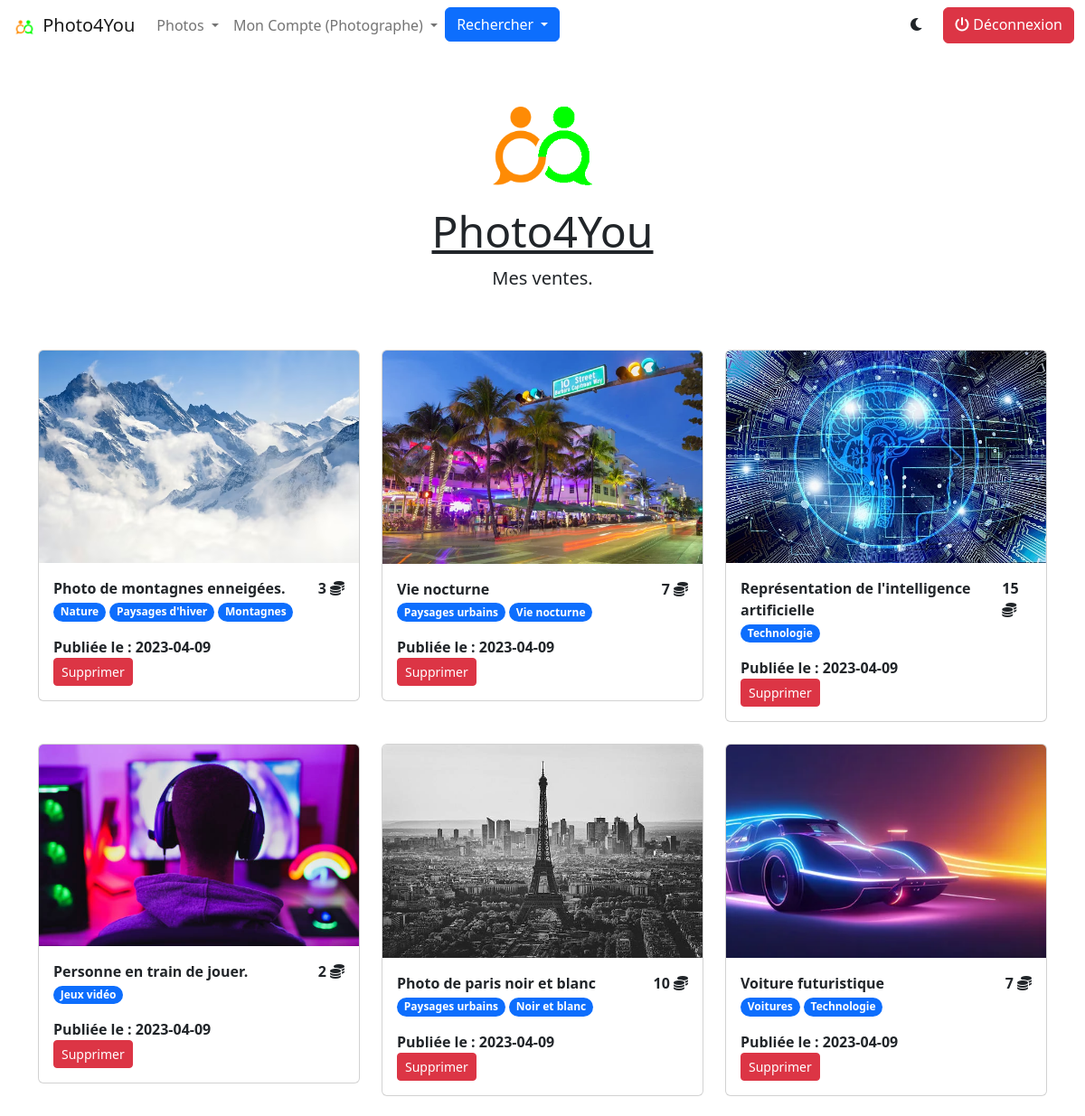
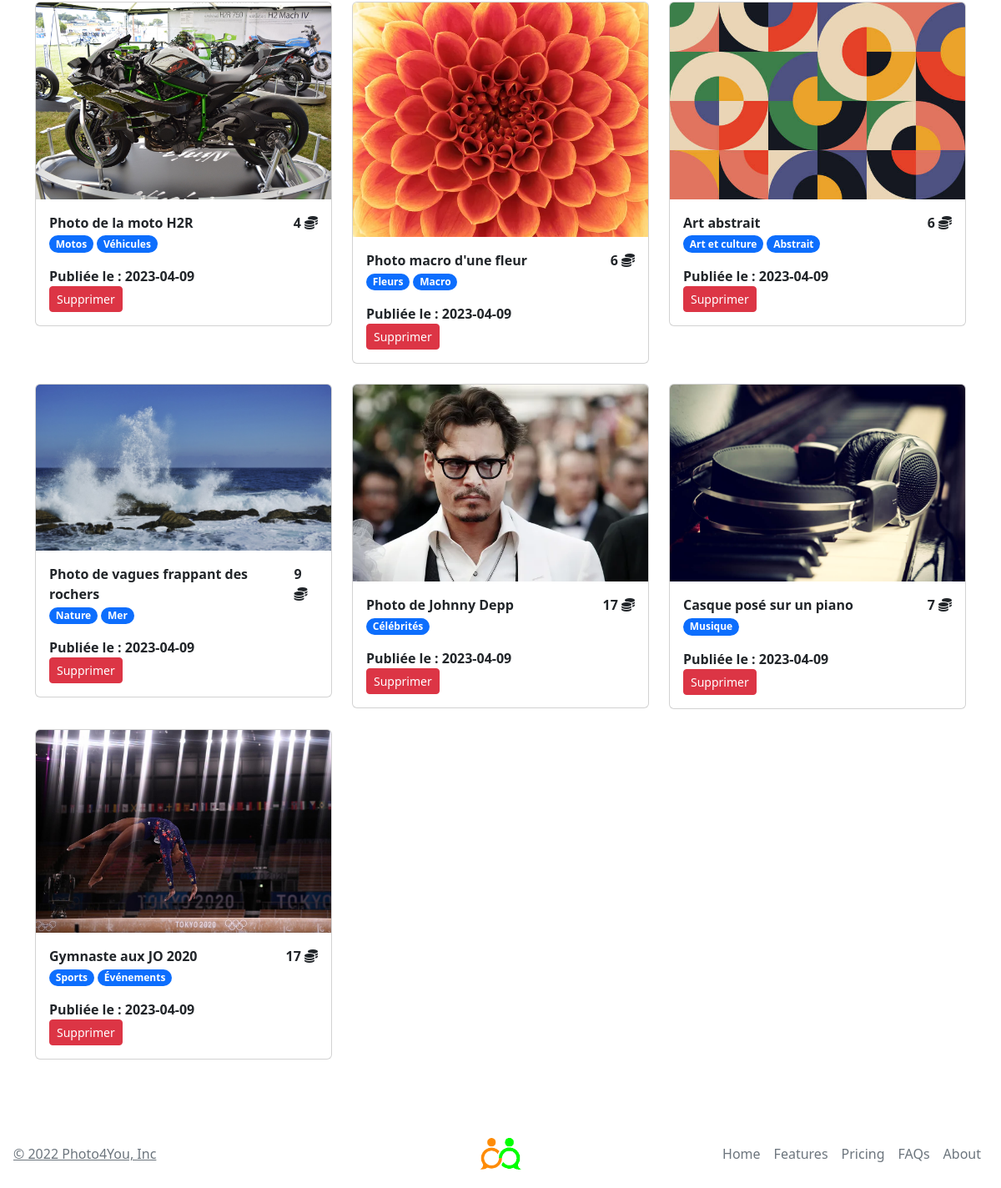
The app's page /mes-ventes.php (signed in) with its own data (2 pictures, top to bottom).
### tables this page shows
CREATE TABLE `photos` (
  `Id` int(11) NOT NULL,
  `Nom` varchar(65) NOT NULL,
  `Description` text NOT NULL,
  `Prix` int(11) NOT NULL,
  `Vendeur` int(11) NOT NULL,
  `Proprietaire` int(11) NOT NULL,
  `Url` varchar(256) NOT NULL,
  `DatePublication` date NOT NULL,
  `DateAcquisition` date DEFAULT NULL,
  `checked` tinyint(1) NOT NULL DEFAULT 0
);

### includes/connection.inc.php (called while the page is built, shortened)
<?php
    $host = "127.0.0.1";
    $db = "photo4you2";
    $user = "root";
    $pass ="";
    try {
        $db = new PDO("mysql:host =$host;dbname=$db;charset=utf8",$user,$pass);
        $db->setAttribute(PDO::ATTR_ERRMODE, PDO::ERRMODE_EXCEPTION);
    } catch (PDOException $e) {
        echo'Echec de la connexion :' .$e->getMessage();
        die();
    }
    include_once("./includes/functions.inc.php");
    $managerPhoto = new PhotoManager($db);
?>

### classes/PhotoManager.class.php (called while the page is built, shortened)
<?php
    class PhotoManager {
        private $_db;
        public function getMesVentes($idVendeur) {
            $req = $this->_db->prepare("SELECT checked,photos.DatePublication, photos.DateAcquisition, photos.Id,Url,photos.Nom, photos.Prix, GROUP_CONCAT(categories.Nom SEPARATOR ', ') AS Categories
                                        FROM photos
                                        JOIN appartenir ON photos.Id = appartenir.Photo
                                        JOIN categories ON categories.Id = appartenir.Categorie
                                        WHERE photos.Vendeur = :mid
                                        AND photos.Vendeur = photos.Proprietaire
                                        GROUP BY photos.Id
                                        ORDER BY checked ASC");
            $req->execute(array(':mid' => $idVendeur));
            return $req->fetchAll(PDO::FETCH_ASSOC);
        }
        public function setDb(PDO $db) {
            $this->_db = $db;
        }
    }
?>

### mes-ventes.php (the view, shortened to what this page needs)
<?php
    include_once("./includes/connection.inc.php");
    $listePhotos = $managerPhoto->getMesVentes(htmlspecialchars($_SESSION['id']));
    include_once("./includes/header.inc.php");
    echo generationEntete("Photo4You", "Mes ventes.");
?>
    <div class="album py-5">
        <div class="container">
            <div class="row">
                <?php foreach ($listePhotos as $photo) { $categorieList = explode(", ",$photo['Categories']); ?>
                <div class="col-md-4 fw-bolder grow">
                    <div class="card mb-4 box-shadow">
                        <img class="card-img-top" title="<?=$photo["Nom"]?>" src="images/ventes/<?php echo $photo["Url"]?>" alt="Card image cap">
                        <div class="card-body">
                            <div class="d-flex justify-content-between align-items-center">
                                <p class="card-text mb-0"> <?=$photo["Nom"]?></p>
                                <p class="card-text mb-0"> <?=$photo["Prix"]?> <i class="fas fa-coins"></i></p>
                            </div>
                            <?php
                                foreach ($categorieList as  $value) {
                            ?>
                            <span class="badge rounded-pill text-bg-primary"><?=$value?></span>
                            <?php
                                }
                            ?>
                            <p class="card-text mb-0 mt-3">Publiée le : <?php if(!$photo['checked']) { echo("<span class='text-danger fw-bolder'>En attente de validation.</span>"); } else {echo($photo["DatePublication"]);}?></p>
                            <div class="d-flex justify-content-between align-items-center">
                                <a href="voir-photo?id=<?=$photo["Id"]?>" target="_blank" type="button" class="btn btn-sm btn-danger">Supprimer</a>
                            </div>
                        </div>
                    </div>
                </div>
                <?php }; ?>
            </div>
        </div>
    </div>
<?php
    include_once("./includes/footer.inc.php");
?>

### styles/style.css (style rules this page uses)
.grow { transition: transform 0.7s; }

### records on screen
photos: Url (picture), Nom "Photo de montagnes enneigées.", Prix "3", value "Nature", value "Paysages d'hiver", value "Montagnes", DatePublication "2023-04-09"
photos: Url (picture), Nom "Vie nocturne", Prix "7", value "Paysages urbains", value "Vie nocturne", DatePublication "2023-04-09"
photos: Url (picture), Nom "Représentation de l'intelligence artificielle", Prix "15", value "Technologie", DatePublication "2023-04-09"
photos: Url (picture), Nom "Personne en train de jouer.", Prix "2", value "Jeux vidéo", DatePublication "2023-04-09"
photos: Url (picture), Nom "Photo de paris noir et blanc", Prix "10", value "Paysages urbains", value "Noir et blanc", DatePublication "2023-04-09"
photos: Url (picture), Nom "Voiture futuristique", Prix "7", value "Voitures", value "Technologie", DatePublication "2023-04-09"
photos: Url (picture), Nom "Photo de la moto H2R", Prix "4", value "Motos", value "Véhicules", DatePublication "2023-04-09"
photos: Url (picture), Nom "Photo macro d'une fleur", Prix "6", value "Fleurs", value "Macro", DatePublication "2023-04-09"
photos: Url (picture), Nom "Art abstrait", Prix "6", value "Art et culture", value "Abstrait", DatePublication "2023-04-09"
photos: Url (picture), Nom "Photo de vagues frappant des rochers", Prix "9", value "Nature", value "Mer", DatePublication "2023-04-09"
photos: Url (picture), Nom "Photo de Johnny Depp", Prix "17", value "Célébrités", DatePublication "2023-04-09"
photos: Url (picture), Nom "Casque posé sur un piano", Prix "7", value "Musique", DatePublication "2023-04-09"
photos: Url (picture), Nom "Gymnaste aux JO 2020", Prix "17", value "Sports", value "Événements", DatePublication "2023-04-09"

### other values on screen
$_SESSION["type"] "Photographe"
$titre "Photo4You"
$sous_titre "Mes ventes."
